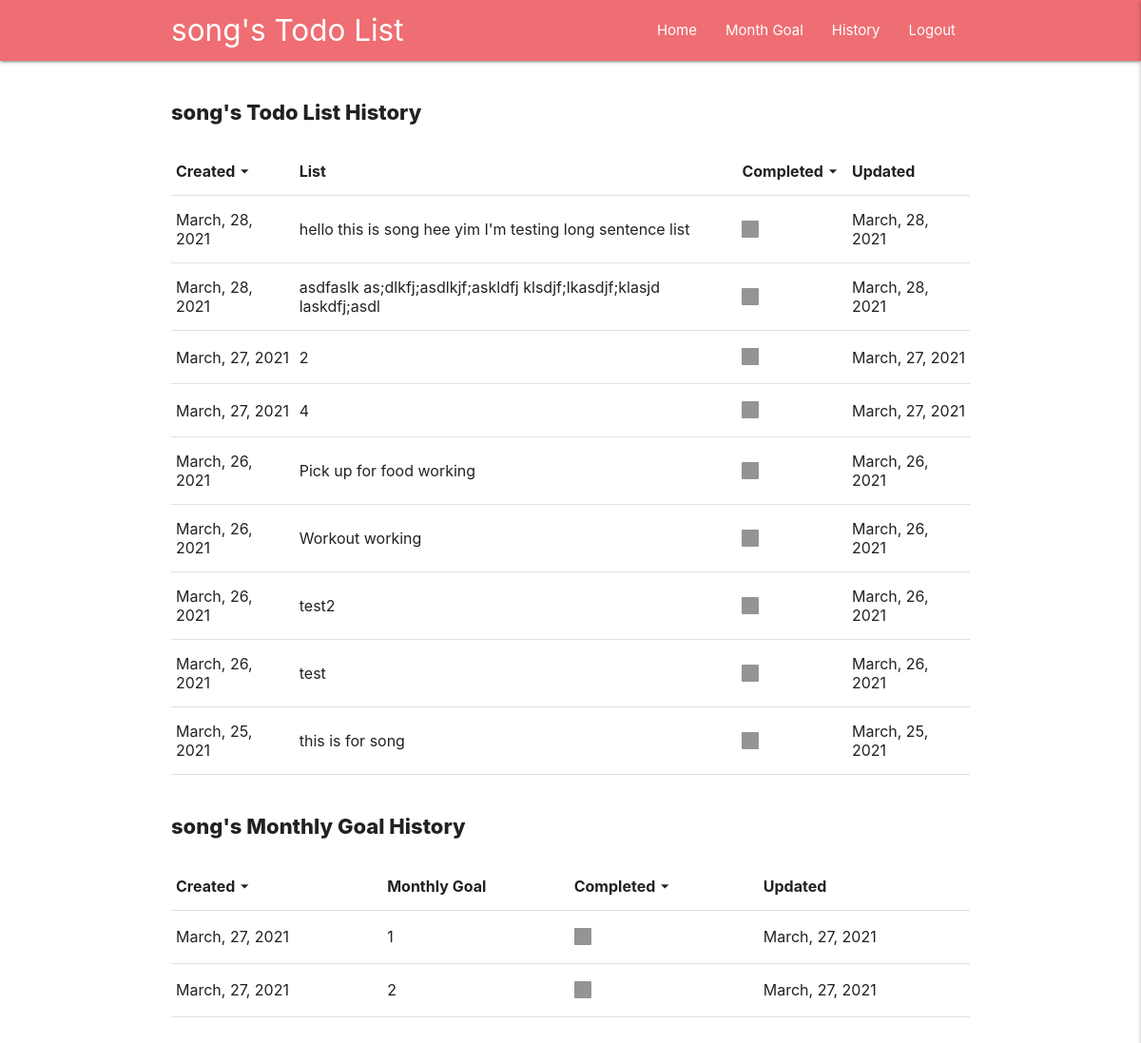
The app's page /history (signed in), older data.
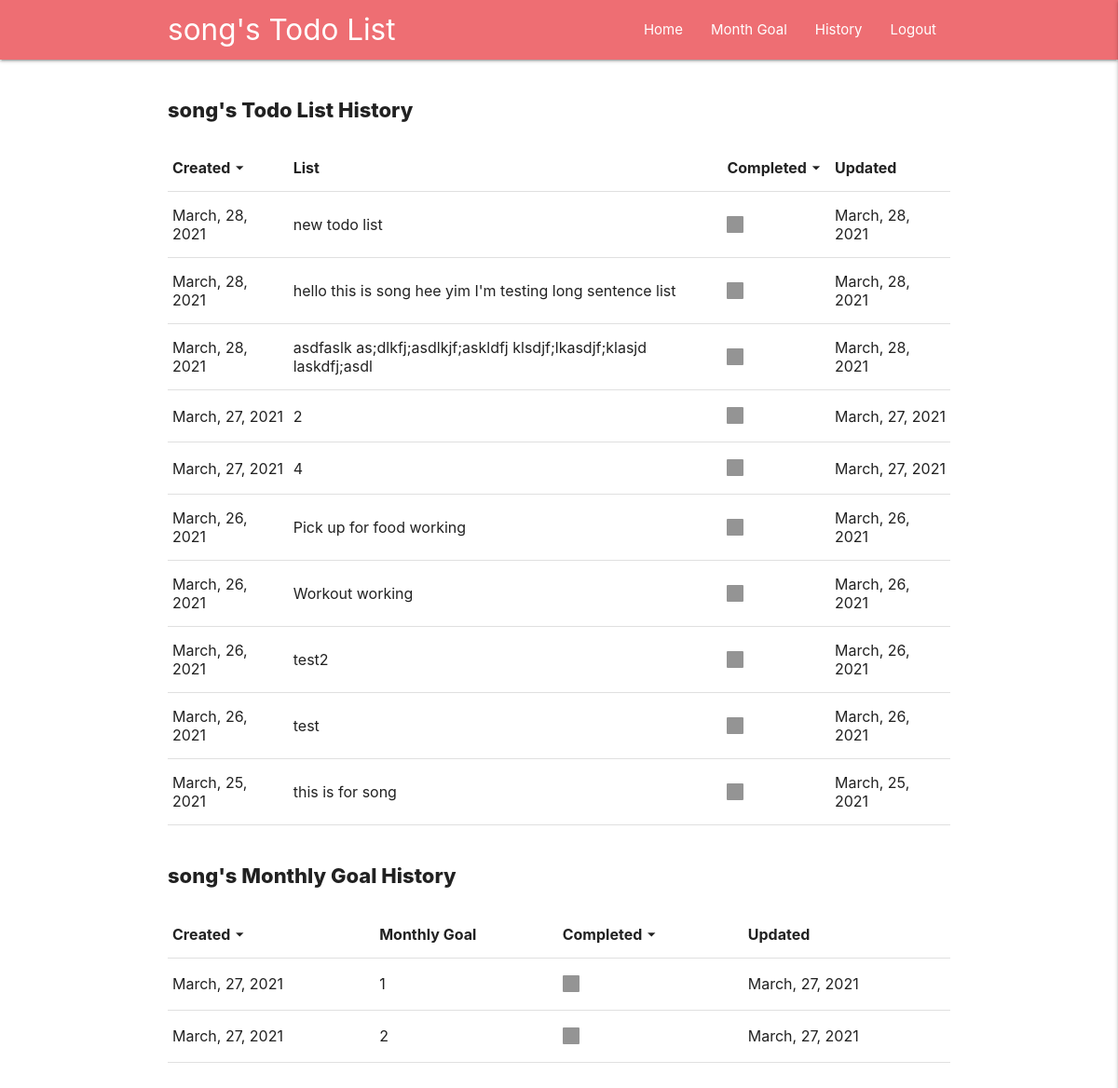
The same page, newer data.
### write_list/models.py (models this page shows, shortened)
class List(models.Model):
    user = models.ForeignKey(
        User, on_delete=models.CASCADE)
    cleared = models.BooleanField(default=False)
    todo_list = models.CharField(max_length=5000)
    created = models.DateTimeField(auto_now=True)
    updated_time = models.DateTimeField(auto_now_add=True, null=True)

### write_list/views.py (the view)
# urls.py: path('history', views.history, name='history'),
@ login_required(login_url='/login')
def history(request):
    userid = request.user.id
    daily = getData(userid, True)
    month = get_monthly_data(userid, True)
    send_data = {
        'daily': daily,
        'month': month,
    }
    return render(request, 'write_list/history.html', send_data)

### write_list/views.py (called while the page is built)
def getData(userid, getAll):
    if getAll:
        user = models.List.objects.filter(
            user=userid).order_by('created').reverse()
    else:
        user = models.List.objects.filter(
            user=userid, created__year=today.year, created__month=today.month, created__day=today.day).order_by('created').reverse()
    list_array = []
    for listEle in user:
        if listEle.cleared:
            status = 'checked'
        else:
            status = 'unchecked'
        add_list = {
            'cleared': status,
            "li": listEle.todo_list,
            "created": listEle.created.strftime('%B, %d, %Y'),
            "updated": listEle.updated_time.strftime('%B, %d, %Y'),
            "id": listEle.id
        }
        list_array.append(add_list)
    send_data = {
        'add_list': list_array
    }
    return send_data

def get_monthly_data(userid, getAll):
    if getAll:
        user = models.Monthly.objects.filter(
            user=userid).order_by('created').reverse()
    else:
        user = models.Monthly.objects.filter(
            user=userid, created__year=today.year, created__month=today.month).order_by('created').reverse()
    list_array = []
    for listEle in user:
        if listEle.cleared:
            status = 'checked'
        else:
            status = 'unchecked'
        add_list = {
            'cleared': status,
            "li": listEle.monthly_goal,
            "created": listEle.created.strftime('%B, %d, %Y'),
            "updated": listEle.updated_time.strftime('%B, %d, %Y'),
            "id": listEle.id
        }
        list_array.append(add_list)
    send_data = {
        'add_list': list_array
    }
    return send_data

### templates/write_list/history.html (shortened to what this page needs)
{% load static %}
<html lang="en">
<head>
    <link rel="stylesheet" href="{% static 'css/style.css' %}">
        <link
      rel="stylesheet"
      href="https://cdnjs.cloudflare.com/ajax/libs/materialize/1.0.0/css/materialize.min.css"
    />
</head>
<body>
{% include 'navbar.html' %}
<div class="container">
    <h1 class="home-title">{{request.user}}'s Todo List History</h1>
    <div class='table-wrap'>
        <table>
            <thead>
                <th class='th_which_has_sort sort_by_created'>Created
                    <div class='table_sort_button'>
                        <i class='material-icons dropdown-trigger' data-target='daily_dropdown_by_created'>arrow_drop_down</i>
                    </div>
                </th>
                <th>List</th>
                <th class='th_which_has_sort'>Completed
                    <div class='table_sort_button'>
                        <i class="material-icons">arrow_drop_down</i>
                    </div>
                </th>
                <th>Updated
                </th>
            </thead>
            {% for list in daily.add_list|slice:":10" %}
                <tr>
                    <td>
                        <p>{{list.created}}</p>
                    </td>
                    <td>
                        <p>{{list.li}}</p>
                    </td>
                    <td>
                        <label>
                            <span></span>
                        </label>
                    </td>
                    <td>
                        <p>{{list.updated}}</p>
                    </td>
                </tr>
            {% endfor %}
        </table>
    </div>
    <h1 class="home-title">{{request.user}}'s Monthly Goal History</h1>
    <div class='table-wrap'>
        <table>
        <thead>
            <th class='th_which_has_sort sort_by_created'>Created
                <div class='table_sort_button'>
                    <i class="material-icons">arrow_drop_down</i>
                </div>
            </th>
            <th>Monthly Goal</th>
            <th class='th_which_has_sort'>Completed
                <div class='table_sort_button'>
                    <i class="material-icons">arrow_drop_down</i>
                </div>
            </th>
            <th>Updated</th>
        </thead>
        {% for list in month.add_list|slice:":10"%}
            <tr>
                <td>
                    <p>{{list.created}}</p>
                </td>
                <td>
                    <p>{{list.li}}</p>
                </td>
                <td>
                    <label>
                        <span></span>
                    </label>
                </td>
                <td>
                    <p>{{list.updated}}</p>
                </td>
            </tr>
        {% endfor %}
        </table>
    </div>
</div>
</body>
</html>

### templates/navbar.html (shortened to what this page needs)
    <nav>
        <div class='container'>
            <div class="nav-wrapper">
            <a href="/" class="brand-logo">{{request.user}}'s Todo List</a>
            <ul class="right hide-on-med-and-down">
                <li><a href="/">Home</a></li>
                <li><a href="/month">Month Goal</a></li>
                <li><a href="/history">History</a></li>
                <li><a href="/logout">Logout</a></li>
            </ul>
            </div>
        </div>
    </nav>

### static/css/style.css (style rules this page uses)
body { padding-bottom: 150px; }
.home-title { font-size: 22px; font-weight: 800; }
.material-icons { font-size: 20px !important; }
.table-wrap { overflow: auto; }
.th_which_has_sort { display: flex; flex-direction: row; }
.table_sort_button { cursor: pointer; }

Row changes from the older to the newer data that the page shows:
added List: li "new todo list"
Text that changed along with them:
new list line: "March, 28, 2021 March, 28, 2021"
